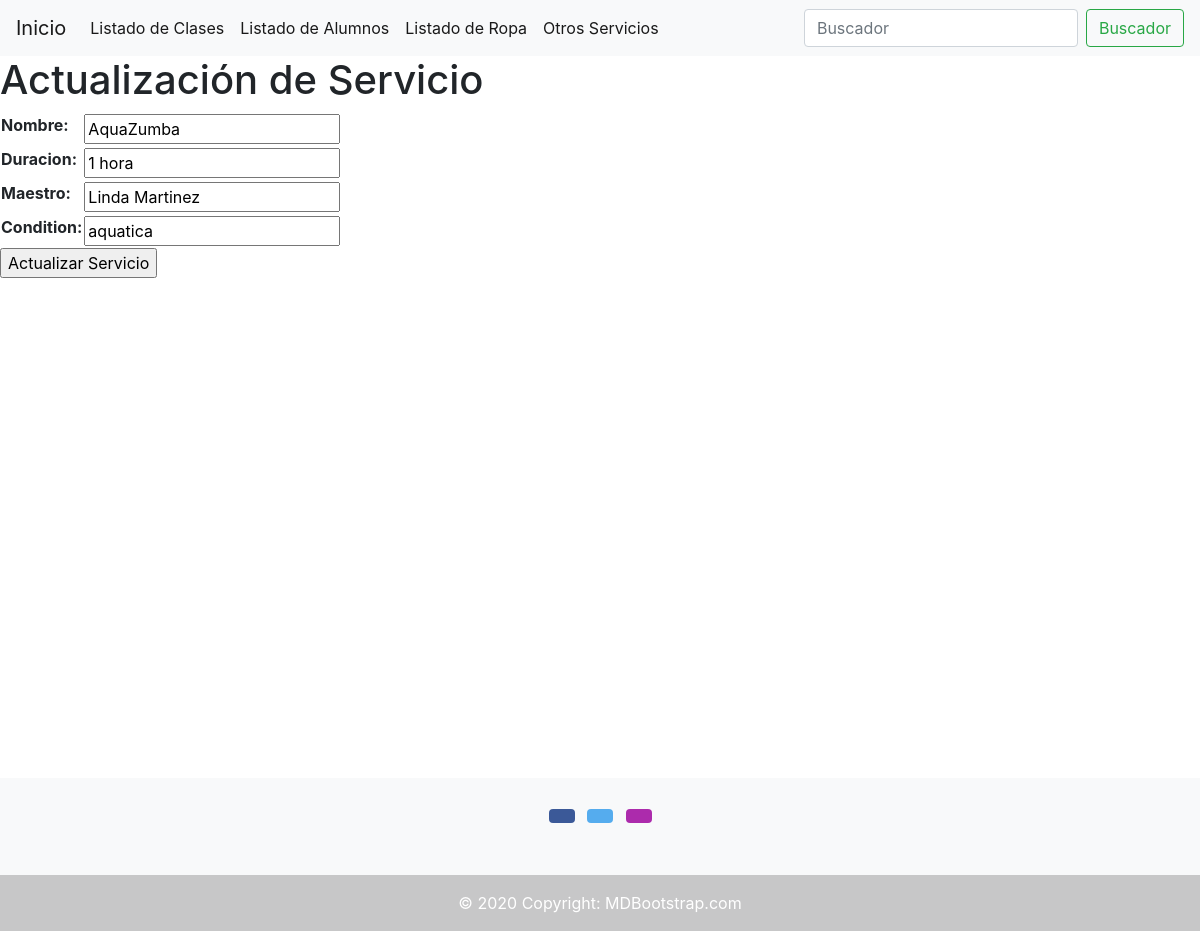
Page /servicios/servicios-update/3/ on the committed database.
### servicios/models.py (models this page shows, shortened)
class Servicios(models.Model):
    CONDITION_CHOICES = (
        ('aquatica', 'aquatica'),
        ('no aquatica', 'no aquatica'),
    )
    nombre = models.CharField(max_length=30)
    duracion = models.CharField(max_length=15)
    maestro = models.CharField(max_length=30)
    condition = models.CharField(max_length=50, choices = CONDITION_CHOICES)
    is_active = models.BooleanField(default=True)

### servicios/views.py (the view, shortened to what this page needs)
# urls.py: path('servicios-update/<int:pk>/', servicios_update, name='servicios_update'),
def servicios_update(request, pk):
    servicios = Servicios.objects.get(id=pk)
    if request.method == 'GET':
        context = {
            'form': ServiciosForm(
                initial={
                    'nombre':servicios.nombre,
                    'duracion':servicios.duracion,
                    'maestro':servicios.maestro,
                    'condition':servicios.condition,
                }
            )
        }
        return render(request, 'servicios/servicios-update.html', context=context)

### servicios/forms.py
class ServiciosForm(forms.Form):
    nombre = forms.CharField(max_length=30)
    duracion = forms.CharField(max_length=15)
    maestro = forms.CharField(max_length=30)
    condition = forms.CharField(max_length=50)

### Templates/Servicios/servicios-update.html (shortened to what this page needs)
{% extends 'Base.html' %}
{% block content %}
    <h1>Actualización de Servicio</h1>
    {% if form %}
    <form action="" method="POST">
            <table>
                {{form.as_table}}
            </table>
        <input type="submit" value="Actualizar Servicio">
    </form>
    {% endif %}
{% endblock %}

### rows in the picture
Servicios: nombre "AquaZumba", duracion "1 hora", maestro "Linda Martinez", condition "aquatica"
